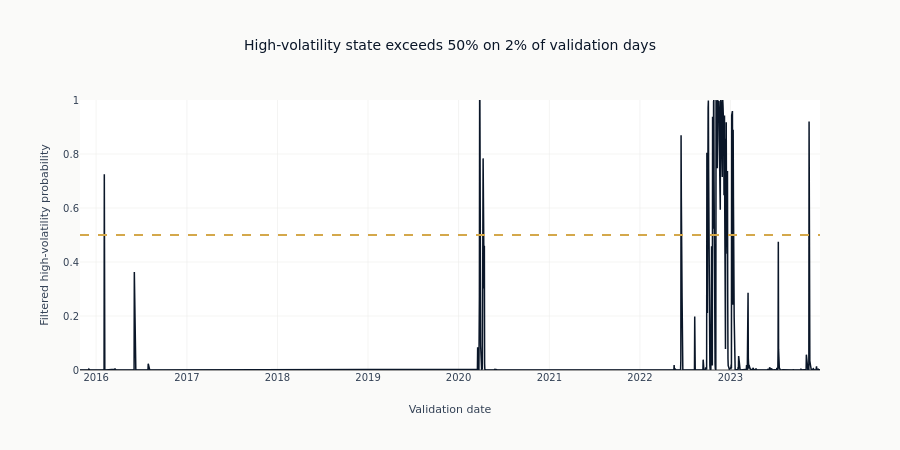

Notebook code for this chart:
### Markdown cell above
## 9. High-Volatility Regime Diagnostic

The HMM output is a market-level conditioning variable, not a cross-sectional
signal. This validation-only view shows the filtered probability assigned to
the higher-variance state without interpreting that state as risk-off.

### Code cell
if "hmm_regime_prob_high_vol" in eval_features.columns:
    hmm_validation = (
        eval_features.select("timestamp", "hmm_regime_prob_high_vol")
        .unique("timestamp", keep="last")
        .sort("timestamp")
        .drop_nulls()
    )
    high_vol_share = float((hmm_validation["hmm_regime_prob_high_vol"] >= 0.5).mean())
    fig = go.Figure(
        go.Scatter(
            x=hmm_validation["timestamp"],
            y=hmm_validation["hmm_regime_prob_high_vol"],
            mode="lines",
            line={"color": COLORS["blue"], "width": 1.5},
            showlegend=False,
        )
    )
    fig.add_hline(y=0.5, line_dash="dash", line_color=COLORS["amber"])
    fig.update_layout(
        title=f"High-volatility state exceeds 50% on {high_vol_share:.0%} of validation days",
        xaxis_title="Validation date",
        yaxis_title="Filtered high-volatility probability",
        yaxis_range=[0, 1],
        height=450,
    )
    fig.show()
else:
    high_vol_share = float("nan")
    display(Markdown("*HMM diagnostic omitted because the reduced run has no USD factor.*"))

### Figure 1 — Plotly figure (JSON) as saved in the notebook; plotly's stock layout.template omitted (floating-point values rounded to 4 significant figures; data arrays with more than 128 entries replaced by an {"elided": "..."} marker saying what was removed)
{"data": [{"line": {"color": "#0a1628", "width": 1.5}, "mode": "lines", "showlegend": false, "type": "scatter", "x": {"elided": "2108 str values"}, "y": {"elided": "2108 float values"}}], "layout": {"height": 450, "shapes": [{"line": {"color": "#D4A84B", "dash": "dash"}, "type": "line", "x0": 0, "x1": 1, "xref": "x domain", "y0": 0.5, "y1": 0.5, "yref": "y"}], "title": {"text": "High-volatility state exceeds 50% on 2% of validation days"}, "xaxis": {"title": {"text": "Validation date"}}, "yaxis": {"range": [0, 1], "title": {"text": "Filtered high-volatility probability"}}}}
